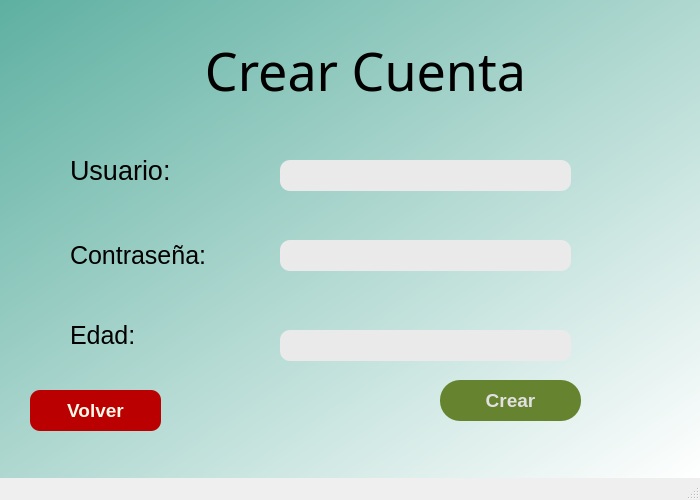
<?xml version="1.0" encoding="UTF-8"?>
<ui version="4.0">
 <class>MainWindow</class>
 <widget class="QMainWindow" name="MainWindow">
  <property name="geometry">
   <rect>
    <x>0</x>
    <y>0</y>
    <width>700</width>
    <height>500</height>
   </rect>
  </property>
  <property name="minimumSize">
   <size>
    <width>700</width>
    <height>500</height>
   </size>
  </property>
  <property name="maximumSize">
   <size>
    <width>700</width>
    <height>500</height>
   </size>
  </property>
  <property name="windowTitle">
   <string>Batalla Naval</string>
  </property>
  <property name="styleSheet">
   <string notr="true">QWidget#centralwidget{
background-color: qlineargradient(spread:pad, x1:0, y1:0, x2:1, y2:1, stop:0 rgba(94, 176, 161, 255), stop:1 rgba(255, 255, 255, 255));
}
</string>
  </property>
  <widget class="QWidget" name="centralwidget">
   <widget class="QLabel" name="label">
    <property name="geometry">
     <rect>
      <x>120</x>
      <y>30</y>
      <width>491</width>
      <height>81</height>
     </rect>
    </property>
    <property name="font">
     <font>
      <family>Berlin Sans FB</family>
      <pointsize>39</pointsize>
     </font>
    </property>
    <property name="autoFillBackground">
     <bool>false</bool>
    </property>
    <property name="text">
     <string>Crear Cuenta</string>
    </property>
    <property name="alignment">
     <set>Qt::AlignCenter</set>
    </property>
   </widget>
   <widget class="QLabel" name="label_2">
    <property name="geometry">
     <rect>
      <x>70</x>
      <y>150</y>
      <width>121</width>
      <height>41</height>
     </rect>
    </property>
    <property name="font">
     <font>
      <family>Nirmala UI</family>
      <pointsize>20</pointsize>
     </font>
    </property>
    <property name="text">
     <string>Usuario:</string>
    </property>
   </widget>
   <widget class="QLabel" name="label_3">
    <property name="geometry">
     <rect>
      <x>70</x>
      <y>230</y>
      <width>171</width>
      <height>51</height>
     </rect>
    </property>
    <property name="font">
     <font>
      <family>Nirmala UI</family>
      <pointsize>19</pointsize>
     </font>
    </property>
    <property name="text">
     <string>Contraseña:</string>
    </property>
   </widget>
   <widget class="QLineEdit" name="lineEdit">
    <property name="geometry">
     <rect>
      <x>280</x>
      <y>160</y>
      <width>291</width>
      <height>31</height>
     </rect>
    </property>
    <property name="styleSheet">
     <string notr="true">border-radius:10px;
background-color: rgb(234, 234, 234);
</string>
    </property>
   </widget>
   <widget class="QLineEdit" name="lineEdit_2">
    <property name="geometry">
     <rect>
      <x>280</x>
      <y>240</y>
      <width>291</width>
      <height>31</height>
     </rect>
    </property>
    <property name="styleSheet">
     <string notr="true">border-radius:10px;
background-color: rgb(234, 234, 234);</string>
    </property>
    <property name="echoMode">
     <enum>QLineEdit::Password</enum>
    </property>
   </widget>
   <widget class="QPushButton" name="pushButton">
    <property name="geometry">
     <rect>
      <x>440</x>
      <y>380</y>
      <width>141</width>
      <height>41</height>
     </rect>
    </property>
    <property name="font">
     <font>
      <pointsize>14</pointsize>
      <weight>75</weight>
      <bold>true</bold>
     </font>
    </property>
    <property name="styleSheet">
     <string notr="true">border-radius:20px;
color: rgb(225, 225, 225);
background-color: rgb(102, 131, 47);</string>
    </property>
    <property name="text">
     <string>Crear</string>
    </property>
   </widget>
   <widget class="QPushButton" name="pushButton_2">
    <property name="geometry">
     <rect>
      <x>30</x>
      <y>390</y>
      <width>131</width>
      <height>41</height>
     </rect>
    </property>
    <property name="font">
     <font>
      <family>Nirmala UI</family>
      <pointsize>14</pointsize>
      <weight>75</weight>
      <italic>false</italic>
      <bold>true</bold>
     </font>
    </property>
    <property name="styleSheet">
     <string notr="true">border-radius: 10px;
background-color: rgb(186, 0, 0);
color: rgb(255, 249, 233);

</string>
    </property>
    <property name="text">
     <string>Volver</string>
    </property>
   </widget>
   <widget class="QLabel" name="label_4">
    <property name="geometry">
     <rect>
      <x>290</x>
      <y>125</y>
      <width>251</width>
      <height>21</height>
     </rect>
    </property>
    <property name="styleSheet">
     <string notr="true">color: rgb(247, 0, 0);</string>
    </property>
    <property name="text">
     <string/>
    </property>
   </widget>
   <widget class="QLabel" name="label_5">
    <property name="geometry">
     <rect>
      <x>290</x>
      <y>210</y>
      <width>251</width>
      <height>21</height>
     </rect>
    </property>
    <property name="styleSheet">
     <string notr="true">color: rgb(247, 0, 0);</string>
    </property>
    <property name="text">
     <string/>
    </property>
   </widget>
   <widget class="QLabel" name="label_6">
    <property name="geometry">
     <rect>
      <x>70</x>
      <y>310</y>
      <width>171</width>
      <height>51</height>
     </rect>
    </property>
    <property name="font">
     <font>
      <family>Nirmala UI</family>
      <pointsize>19</pointsize>
     </font>
    </property>
    <property name="text">
     <string>Edad:</string>
    </property>
   </widget>
   <widget class="QLabel" name="label_7">
    <property name="geometry">
     <rect>
      <x>280</x>
      <y>290</y>
      <width>251</width>
      <height>21</height>
     </rect>
    </property>
    <property name="styleSheet">
     <string notr="true">color: rgb(247, 0, 0);</string>
    </property>
    <property name="text">
     <string/>
    </property>
   </widget>
   <widget class="QLineEdit" name="lineEdit_3">
    <property name="geometry">
     <rect>
      <x>280</x>
      <y>330</y>
      <width>291</width>
      <height>31</height>
     </rect>
    </property>
    <property name="styleSheet">
     <string notr="true">border-radius:10px;
background-color: rgb(234, 234, 234);
</string>
    </property>
   </widget>
  </widget>
  <widget class="QMenuBar" name="menubar">
   <property name="geometry">
    <rect>
     <x>0</x>
     <y>0</y>
     <width>700</width>
     <height>26</height>
    </rect>
   </property>
  </widget>
  <widget class="QStatusBar" name="statusbar"/>
 </widget>
 <resources/>
 <connections/>
</ui>
